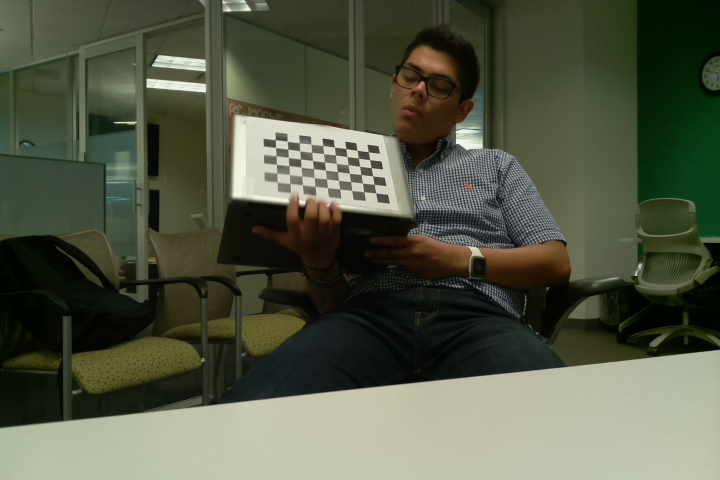
#> input picture RaspberryPi/imgs/image17.jpg, 720 x 480 px, found by its file name
$ python faceDisp.py
#> lines starting #> are read from the running program, lines starting #| are printed output that depends on the picture
### Host/DepthMapping/Example/FaceIsolation/justface/stereoPiD.py
#!/usr/bin/env python

#Knightly!

from __future__ import print_function
import numpy as np
import cv2

# from common import splitfn

import os
import sys

import getopt

from matplotlib import pyplot as plt

from glob import glob
# import itertools as it
# from contextlib import contextmanager


# [68 lines left out: functions splitfn, calibrateCamera, not called in this run]


def dispair(left, right, min_disp=16, num_disp=48):
    # temp array for comparison
    temp_arr = np.empty([0])
    imgL, imgR = 0,0
    #check to see if image was already loaded
    if type(left) == type(temp_arr):
        print ("it's a numpy array")
        if left.shape[0] > right.shape[0]:
            print ("left X is bigger")
            imgL = left[0:right.shape[0],0:left.shape[1]]
            imgR = right
        else:
            print("right X is bigger")
            imgL = left
            imgR = right[0:left.shape[0], 0:right.shape[1]]
        if left.shape[1] > right.shape[1]:
            print("left Y is bigger")
            imgL = imgL[0:imgL.shape[0], 0:imgR.shape[1]]
        else:
            print("right Y is bigger")
            imgR = imgR[0:imgR.shape[0], 0:imgL.shape[1]]
    else:
        print("it's not a numpy array")
        imgL = cv2.imread(left,0)
        imgR = cv2.imread(right,0)

    print(imgL.shape)
    print(imgR.shape)
    window_size=3
    # stereo = cv2.StereoBM_create(numDisparities=(16*3), blockSize=25)
    stereo = cv2.StereoSGBM_create(minDisparity = min_disp,
        numDisparities = num_disp,
        blockSize = 10,
        P1 = 8*3*window_size**2,
        P2 = 32*3*window_size**2,
        disp12MaxDiff = 1,
        uniquenessRatio = 10,
        speckleWindowSize = 100,
        speckleRange = 32
        )

    disparity=stereo.compute(imgL, imgR)
    # print disparity.shape
    # plt.imshow(disparity, 'gray')
    # plt.show()
    return disparity

# [14 lines of commented-out code are left out]

# [62 lines left out: functions stereoDiffPop, cropDisparity, calib3D, not called in this run]

### Host/DepthMapping/Example/FaceIsolation/justface/faceDisp.py
import cv2
import numpy as np
import stereoPiD
from matplotlib import pyplot as plt
from mpl_toolkits.mplot3d import Axes3D


# CASCADE

face_cascade = cv2.CascadeClassifier('/home/pinheadqt/Tools/opencv/data/haarcascades/haarcascade_frontalface_default.xml')
# eye_cascade = cv2.CascadeClassifier('/home/pinheadqt/Tools/opencv/data/haarcascades/haarcascade_eye.xml')


# IMAGE INIT
right_file = '/home/pinheadqt/Pictures/GreenImgs/image17.jpg'
left_file = '/home/pinheadqt/Pictures/YellowImgs/image17.jpg'

imgL = cv2.imread(left_file)
#> imgL is the input picture: shape (480, 720, 3); mean B, G, R 68.7, 88.1, 83.3
imgR = cv2.imread(right_file)

# IMAGE => GRAY
grayR = cv2.cvtColor(imgR, cv2.COLOR_BGR2GRAY)
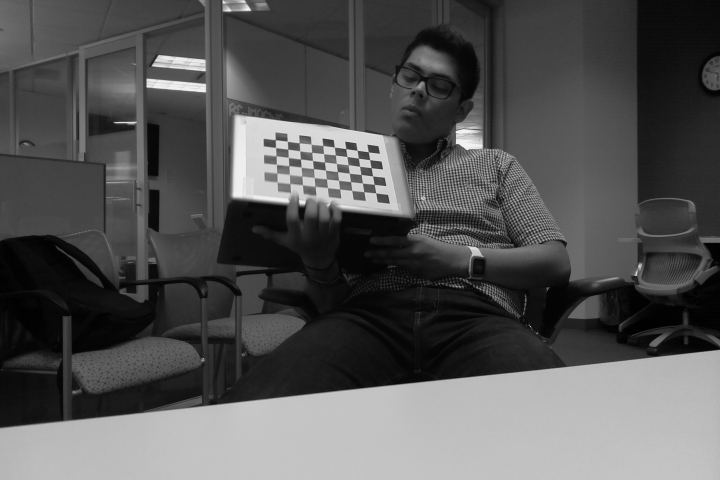
#> grayR: shape (480, 720); min 0, max 242, mean 84.4
grayL = cv2.cvtColor(imgL, cv2.COLOR_BGR2GRAY)


# CODE RIGHT
faces = face_cascade.detectMultiScale(grayR)
#> faces = ()
for (x,y,w,h) in faces:
    cropped_faceR = imgR[y:y+h, x:x+w]
#> this loop made 0 passes

faces = face_cascade.detectMultiScale(grayL)
for (x,y,w,h) in faces:
    cropped_faceL = imgL[y:y+h, x:x+w]


disparity  =  stereoPiD.dispair(left_file, right_file, min_disp=(16*4), num_disp=(128-16*4))
#| (480, 720)
#| (480, 720)
#> in dispair, `disparity=stereo.compute(imgL, imgR)`:
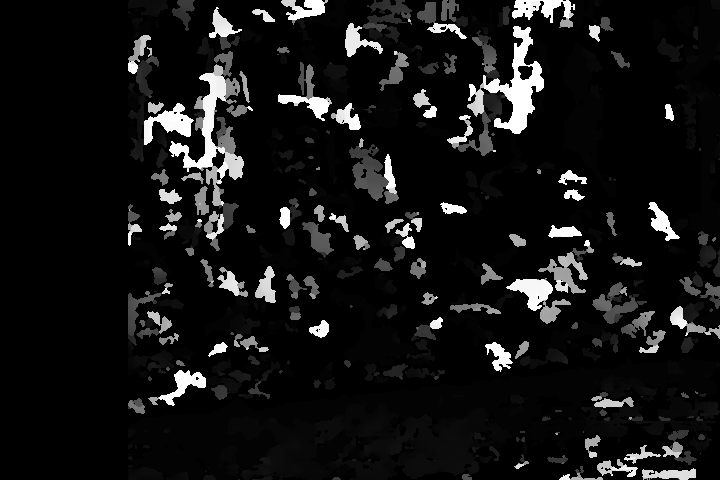
#> disparity: shape (480, 720) int16; min 1008, max 2032, mean 1090.8; drawn with min black and max white

plt.imshow(disparity, 'gray')
plt.show()

greenDIR = '/home/pinheadqt/Documents/StereoImages/CameraCalibration/Green30Calib/'
yellowDIR = '/home/pinheadqt/Documents/StereoImages/CameraCalibration/Yellow30Calib/'

cv2.imshow('disparity', disparity)

$ run again, with RaspberryPi/imgs/image0.jpg copied over RaspberryPi/imgs/image17.jpg
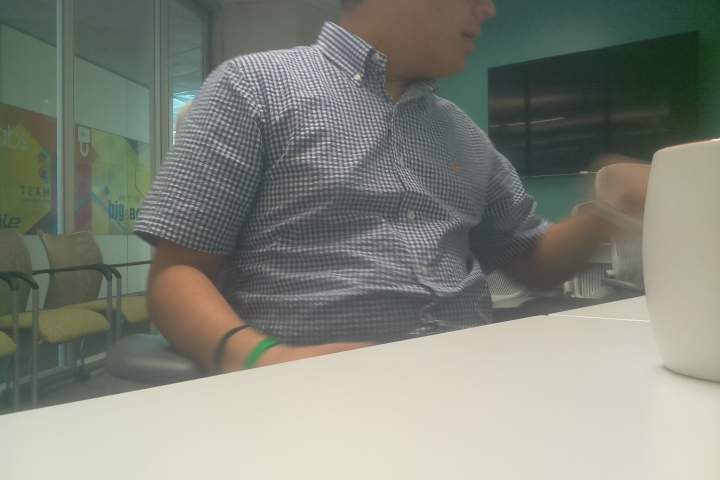
#> input picture RaspberryPi/imgs/image0.jpg, 720 x 480 px, found by its file name
#> imgL is the input picture: shape (480, 720, 3); mean B, G, R 122.9, 133.1, 129.3
#> `grayR = cv2.cvtColor(imgR, cv2.COLOR_BGR2GRAY)`:
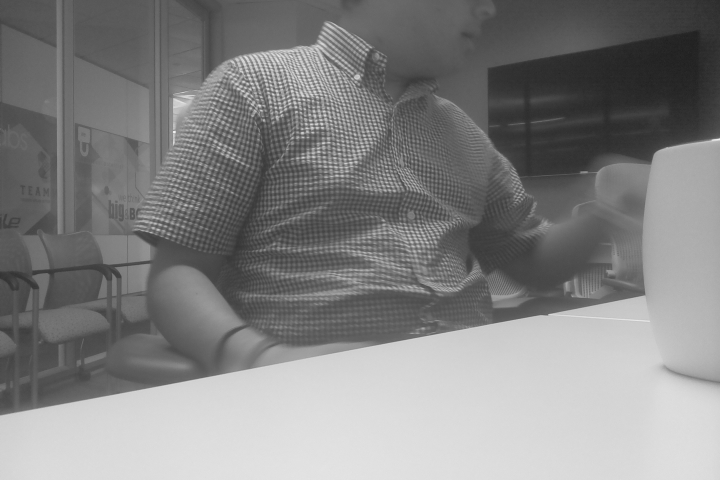
#> grayR: shape (480, 720); min 32, max 241, mean 130.8
#> faces = ()
#| (480, 720)
#| (480, 720)
#> in dispair, `disparity=stereo.compute(imgL, imgR)`:
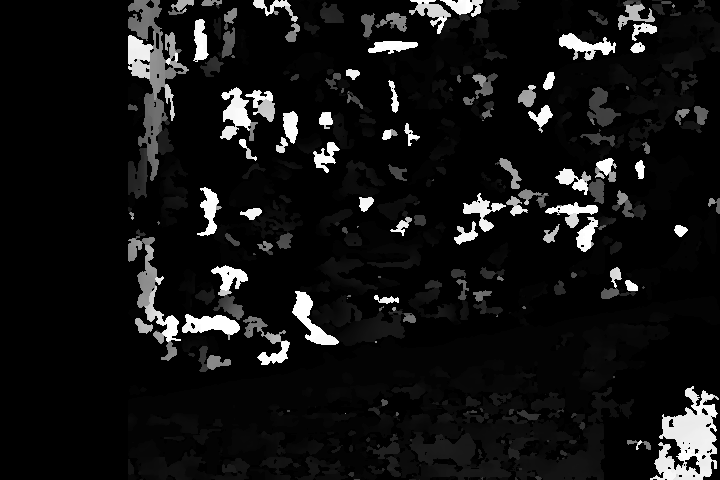
#> disparity: shape (480, 720) int16; min 1008, max 2032, mean 1088.9; drawn with min black and max white

$ run again, with RaspberryPi/imgs/image00.jpg copied over RaspberryPi/imgs/image17.jpg
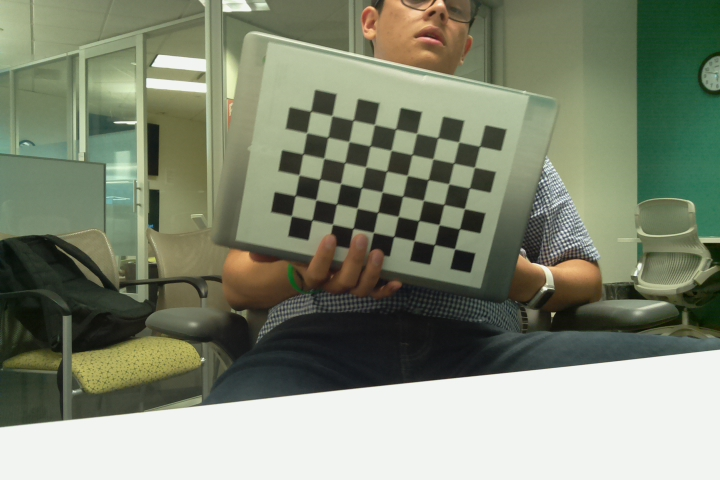
#> input picture RaspberryPi/imgs/image00.jpg, 720 x 480 px, found by its file name
#> imgL is the input picture: shape (480, 720, 3); mean B, G, R 115.3, 135.5, 128.6
#> `grayR = cv2.cvtColor(imgR, cv2.COLOR_BGR2GRAY)`:
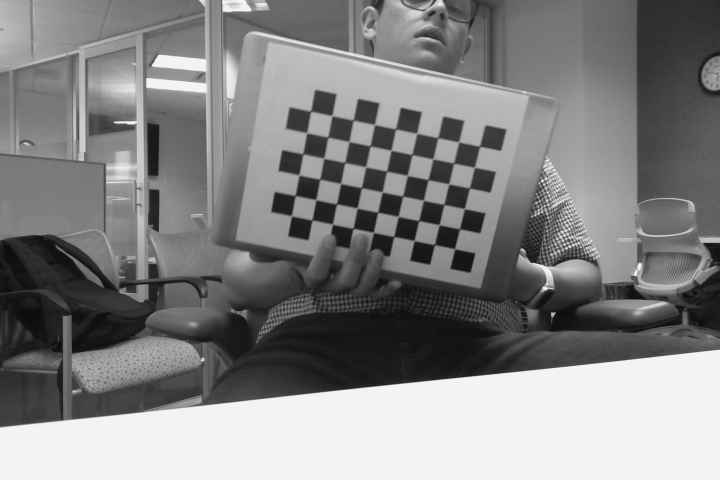
#> grayR: shape (480, 720); min 9, max 244, mean 131.1
#> faces = ()
#> imgL: shape (480, 720)
#| (480, 720)
#| (480, 720)
#> in dispair, `disparity=stereo.compute(imgL, imgR)`:
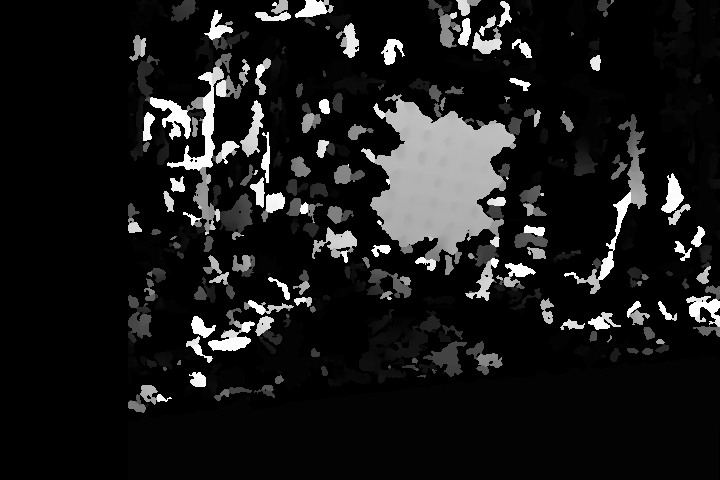
#> disparity: shape (480, 720) int16; min 1008, max 2032, mean 1110.6; drawn with min black and max white
